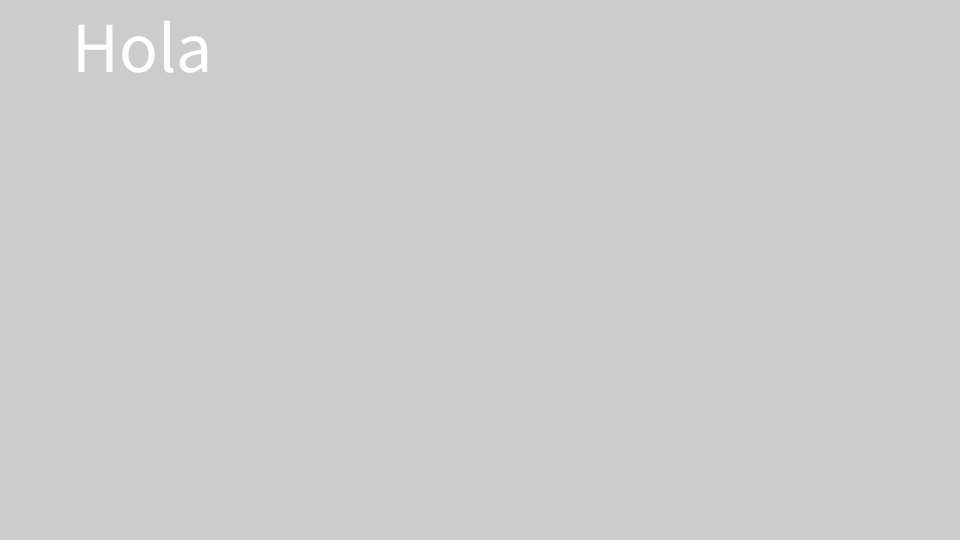
Frame 1 (no input)
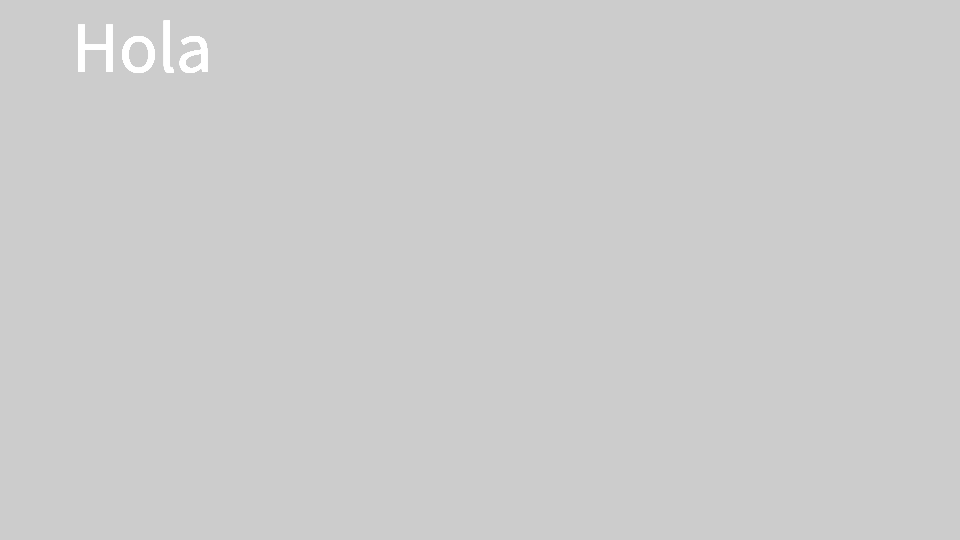
Frame 60 (the mouse pressed at the canvas centre just before this capture)
Frame 120 (the mouse held since frame 60 and released just before this capture): identical to frame 60, image omitted

The Processing sketch that drew these frames (run headless with seeded random() and noise(); from frame 60 on, the mouse is pressed at the canvas centre):

// Processing sketch: ejemploGithub
// ── ejemploGithub.pde
void setup()
{
  size(960, 540);
  textSize(72);
}
void draw() {
  text("Hola", 72, 72);
}
